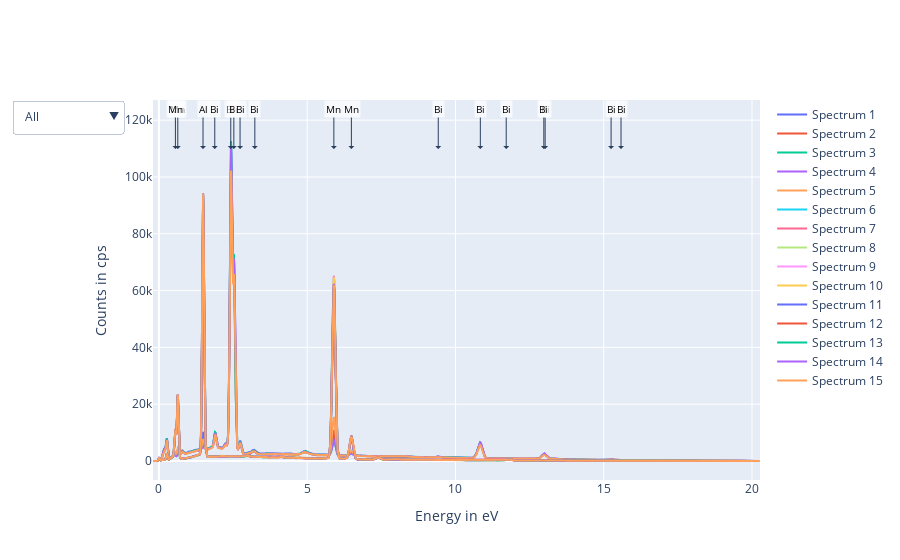

Source (notebook cell):
### Code cell
#Reading all spectra
allSpectra = {}
allCharEnergies = {}

for pointN in range(1,16):
    emsa = f'22632_ROI2_pt{pointN}_spectrum.txt' 
    spectrum = pd.read_csv(emsa, delimiter=',', comment='#', header=None)
    spectrum.columns = ['Energy', 'Counts']
    allSpectra[pointN] = spectrum

    with open(emsa) as f:
        head = f.read()
        head = head[head.index('OXINSTLABEL') : head.index('#SPECTRUM')]
    char_energy, elem_label = np.array([i.split() for i in head.splitlines()]).transpose()[2:4]
    char_energy = np.array([float(i[:-1]) for i in char_energy])
    allCharEnergies[pointN] = {'Energy': char_energy, 'Element': elem_label}
    # print(allCharEnergies[pointN])

#plotting all specgra with a dropdown menu
import plotly.graph_objects as go
from PIL import Image

img = Image.open('22632_ROI2_Se_annotated.tiff')

#img_path = "IFW_EDX_RawData/22632_ROI2_Se_annotated.tiff"
#img = Image.open(img_path)

plt.figure(figsize=(8, 6))
plt.imshow(img)
plt.axis('off')
plt.show()

# Create traces for all 15 spectra, all visible by default
traces = []
for n in range(1, 16):
    traces.append(go.Scatter(
        name=f'Spectrum {n}',
        x=allSpectra[n]['Energy'],
        y=allSpectra[n]['Counts'],
        visible=True  # Show all by default
    ))

# Prepare annotations for each spectrum
annotations_per_spectrum = []
for n in range(1, 16):
    ann = []
    energies = allCharEnergies[n]['Energy']
    elements = allCharEnergies[n]['Element']
    for energy, elem in zip(energies, elements):
        ann.append(dict(
            x=energy,
            y=max(allSpectra[n]['Counts']),
            xref='x',
            yref='y',
            text=elem,
            showarrow=True,
            arrowhead=1,
            ax=0,
            ay=-40,
            font=dict(color='black', size=10),
            bgcolor='rgba(255,255,255,0.7)'
        ))
    annotations_per_spectrum.append(ann)

plot = go.Figure(data=traces)

# Create dropdown buttons for all spectra and combinations
buttons = [
    dict(
        label="All",
        method="update",
        args=[
            {"visible": [True]*15},
            {"title": "All Spectra", "annotations": annotations_per_spectrum[0]}
        ]
    )
]
for n in range(1, 16):
    vis = [False]*15
    vis[n-1] = True
    buttons.append(
        dict(
            label=f"Spectrum {n}",
            method="update",
            args=[
                {"visible": vis},
                {"title": f"Spectrum {n}", "annotations": annotations_per_spectrum[n-1]}
            ]
        )
    )

plot.update_layout(
    updatemenus=[
        dict(
            active=0,
            buttons=buttons
        )
    ],
    xaxis_title="Energy in eV",
    yaxis_title="Counts in cps",
    # showlegend=True
)

# Set initial annotations for all spectra (show all annotations)
plot.update_layout(annotations=annotations_per_spectrum[0])

plot.show()
